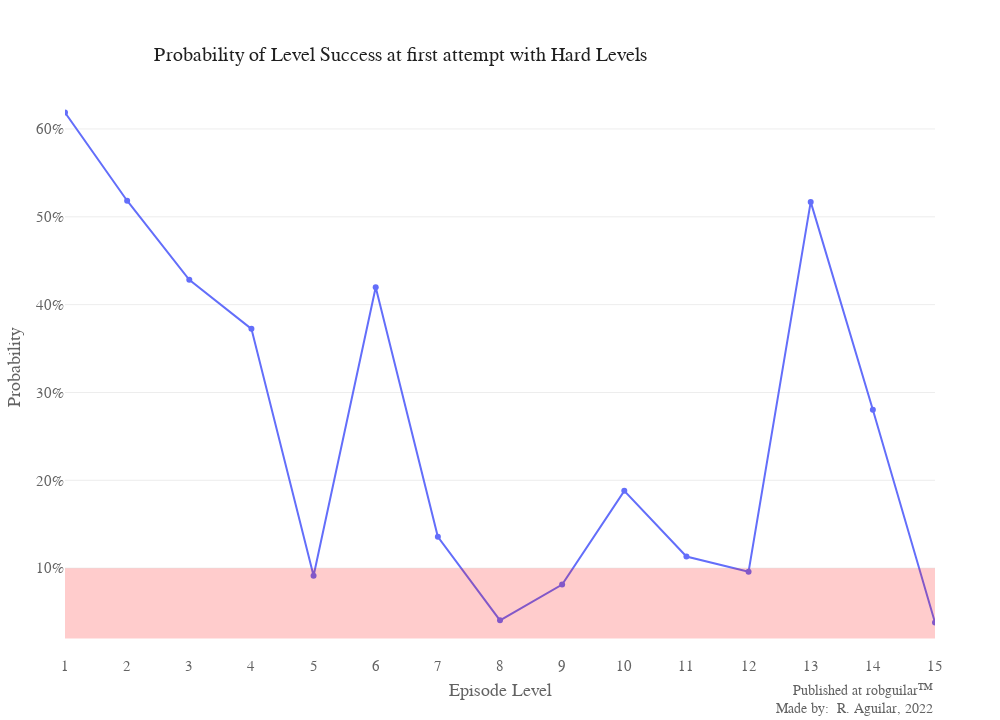

The code cell stored with this chart in its notebook:
### Markdown cell above
## 6. Spotting hard levels
<p>What constitutes a <em>hard</em> level is subjective. However, to keep things simple, we could define a threshold of difficulty, say 10%, and label levels with <em>p<sub>win</sub></em> &lt; 10% as <em>hard</em>. It's relatively easy to spot these hard levels on the plot, but we can make the plot more friendly by explicitly highlighting the hard levels.</p>

### Code cell
# Lineplot of Success Probability per Level
line2 = go.Figure(go.Scatter(
    x = difficulty.level,
    y = difficulty.p_win))
line2.update_layout(title = {'text':'Probability of Level Success at first attempt with Hard Levels'},
                    xaxis = {"title":"Episode Level"},
                    yaxis = {"title":"Probability"})
line2.update_layout(layout)
line2.update_xaxes(range=[1,15], tick0 = 1, dtick = 1)
line2.update_layout(yaxis_tickformat = "0%")
line2.update_layout(showlegend=False)
line2.add_hrect(y0=0.02, y1=0.1, line_width=0, fillcolor="red", opacity=0.2)
line2.add_annotation(sign)
line2.show()

### Figure 1 — Plotly figure (JSON) as saved in the notebook; plotly's stock layout.template omitted (floating-point values rounded to 4 significant figures)
{"data": [{"type": "scatter", "x": [1, 2, 3, 4, 5, 6, 7, 8, 9, 10, 11, 12, 13, 14, 15], "y": [0.6188, 0.5183, 0.4282, 0.3724, 0.09139, 0.4199, 0.1357, 0.04053, 0.0813, 0.188, 0.1132, 0.09595, 0.517, 0.2803, 0.03809]}], "layout": {"activeshape": {"opacity": 0.7}, "annotations": [{"align": "right", "font": {"size": 14}, "showarrow": false, "text": "Published at <a href='https://www.robguilar.com'>robguilar&#8482;</a><br>Made by:  R. Aguilar, 2022", "visible": true, "x": 1, "xref": "paper", "y": -0.11, "yref": "paper"}], "autosize": true, "autotypenumbers": "convert types", "font": {"color": "#636363", "family": "segoe ui light", "size": 15}, "grid": {"pattern": "coupled", "roworder": "bottom to top", "xgap": 0.5, "xside": "bottom", "ygap": 0.5}, "height": 720, "hoverdistance": 50, "hoverlabel": {"align": "left", "bgcolor": "#3D5165", "bordercolor": "#fff", "font": {"color": "#FFFFFF", "family": "segoe ui light", "size": 15}}, "legend": {"bordercolor": "#F70000", "font": {"size": 15}, "itemclick": "toggleothers", "itemdoubleclick": false, "itemwidth": 30, "title": {"font": {"color": "#202020", "size": 17}, "side": "top"}, "x": 1.05}, "margin": {"b": 65, "l": 65, "pad": 0, "r": 65, "t": 80}, "newshape": {"line": {"color": "#3D5165", "width": 1.5}, "opacity": 0.7}, "paper_bgcolor": "#FFFFFF", "plot_bgcolor": "#FFFFFF", "separators": ". ", "shapes": [{"fillcolor": "red", "line": {"width": 0}, "opacity": 0.2, "type": "rect", "x0": 0, "x1": 1, "xref": "x domain", "y0": 0.02, "y1": 0.1, "yref": "y"}], "showlegend": false, "title": {"font": {"color": "#202020", "family": "bahnschrift light", "size": 20}, "pad": {"b": 15, "l": 1}, "text": "Probability of Level Success at first attempt with Hard Levels", "x": 0.4, "xanchor": "center", "y": 0.935, "yanchor": "top", "yref": "container"}, "width": 1000, "xaxis": {"anchor": "free", "automargin": true, "dtick": 1, "gridcolor": "#fff", "position": 0, "range": [1, 15], "showgrid": false, "showspikes": false, "spikecolor": "#DEDEDE", "spikethickness": 1.5, "tick0": 1, "tickcolor": "#FD0000", "ticklabelposition": "outside", "title": {"standoff": 10, "text": "Episode Level"}, "zeroline": true, "zerolinecolor": "#fff", "zerolinewidth": 1.5}, "yaxis": {"automargin": true, "gridcolor": "#EDEDED", "showspikes": false, "spikecolor": "#DEDEDE", "spikethickness": 1.5, "tickformat": "0%", "ticklabelposition": "outside", "tickprefix": "", "ticksuffix": "", "title": {"standoff": 10, "text": "Probability"}, "zeroline": true, "zerolinecolor": "#fff", "zerolinewidth": 1.5}}}
